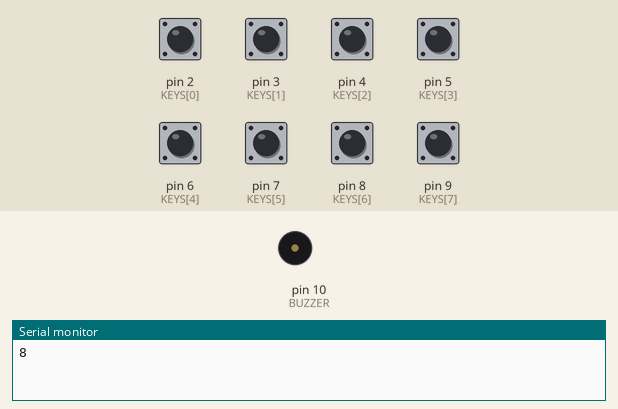
This sketch was run on a simulated Arduino Uno, built with avr-gcc and run on an emulated ATmega328P. Parts: buzzer (waves = sounding), the last lines printed to the serial monitor. The test bench sets the inputs (shaded band); at power-on: pin 2 (KEYS[0]), pin 3 (KEYS[1]), pin 4 (KEYS[2]), pin 5 (KEYS[3]), pin 6 (KEYS[4]), pin 7 (KEYS[5]), pin 8 (KEYS[6]), pin 9 (KEYS[7]) HIGH.

Above: at 1.2 s.
1.3 s: pin 2 (KEYS[0]) pulled LOW for 0.15 s
At 1.37 s:
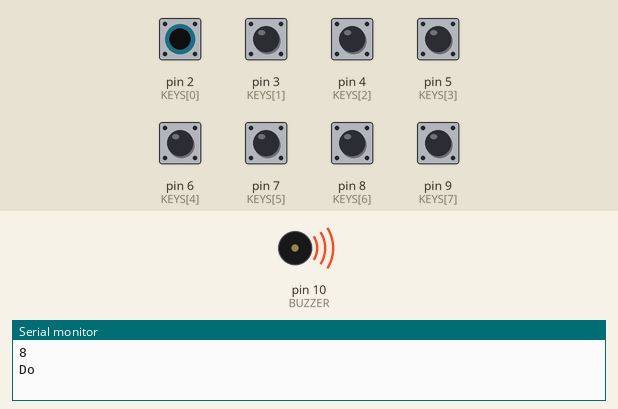
2.9 s: pin 3 (KEYS[1]) pulled LOW for 0.15 s
At 4.2 s:
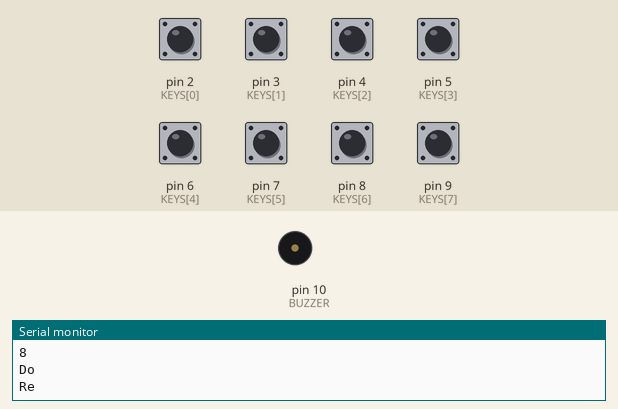
4.5 s: pin 4 (KEYS[2]) pulled LOW for 0.15 s
At 5.4 s:
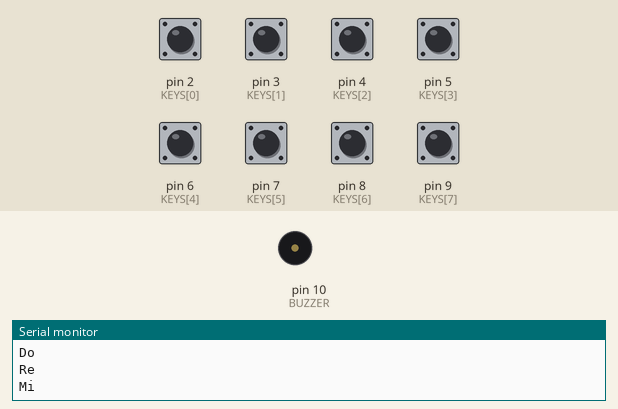
6.1 s: pin 5 (KEYS[3]) pulled LOW for 0.15 s
At 6.6 s:
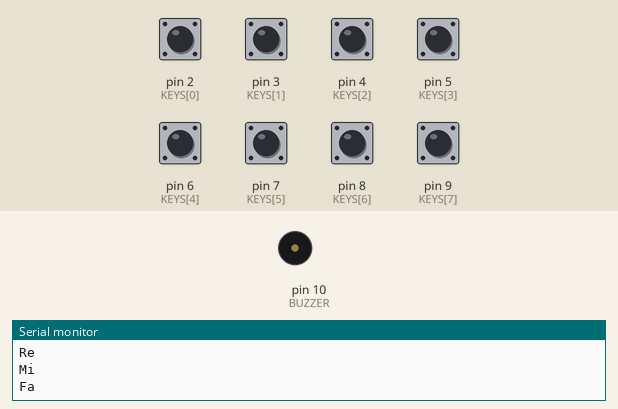
7.7 s: pin 6 (KEYS[4]) pulled LOW for 0.15 s
At 9.0 s:
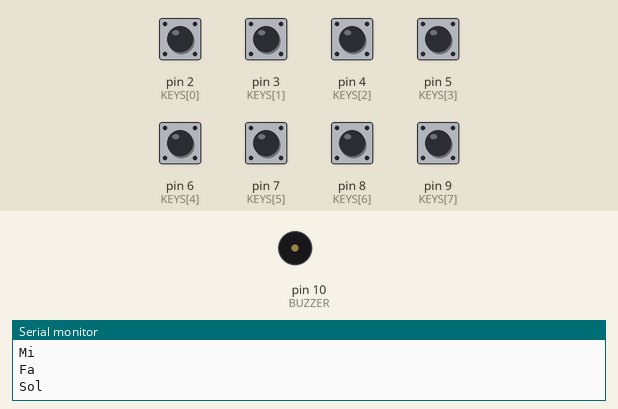
9.3 s: pin 7 (KEYS[5]) pulled LOW for 0.15 s
At 10.3 s:
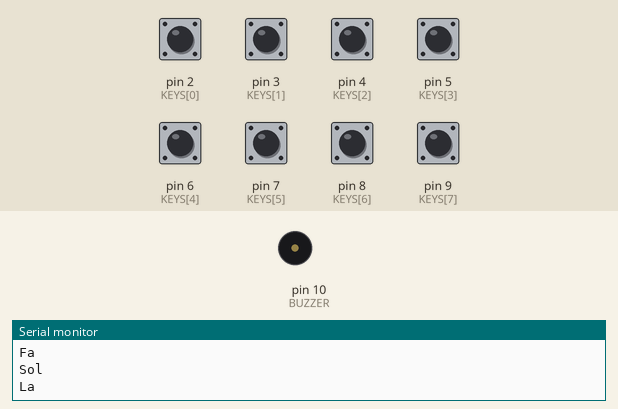
Timing chart, 0 to 11.9 s (numbered marks = the images above; inputs shaded):
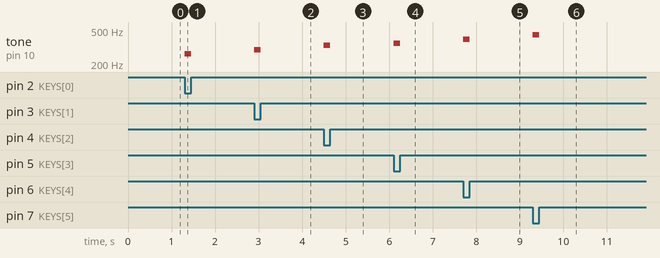

The sketch:

sketch.ino
```cpp
const int BUZZER = 10;
const int KEYS[] = {2, 3, 4, 5, 6, 7, 8, 9};
const int NOTES[] = {262, 294, 330, 349, 392, 440, 494, 523};  // C4 到 C5
const char* NAMES[] = {"Do", "Re", "Mi", "Fa", "Sol", "La", "Si", "Do"};

const int N = sizeof(KEYS) / sizeof(int);

int playing = -1;
int pressed = -1;


void setup() {
  // put your setup code here, to run once:
  Serial.begin(115200);
  Serial.println(N);
  for (int i = 0; i < N; i++)
  {
    pinMode(KEYS[i], INPUT_PULLUP);
  }
}

void loop() {
  // put your main code here, to run repeatedly:
  for (int i = 0; i < N; i++)
  {
    if (digitalRead(KEYS[i]) == LOW)
    {
      pressed = i;
    }
  }

  if (pressed != playing)
  {
    playing = pressed;
    if (playing >= 0)
    {
      tone(BUZZER, NOTES[playing]);
      Serial.println(NAMES[playing]);
    }
    else
    {
      noTone(BUZZER);
    }
  }

  pressed = -1;
}
```

Measured:
- after the input at 1.3 s, tone on pin 10 (BUZZER): silent → 262 Hz at once, → silent 0.15 s later
- after the input at 2.9 s, tone on pin 10 (BUZZER): silent → 294 Hz at once, → silent 0.15 s later
- after the input at 4.5 s, tone on pin 10 (BUZZER): silent → 330 Hz at once, → silent 0.15 s later
- after the input at 6.1 s, tone on pin 10 (BUZZER): silent → 349 Hz at once, → silent 0.15 s later
- after the input at 7.7 s, tone on pin 10 (BUZZER): silent → 392 Hz at once, → silent 0.15 s later
- after the input at 9.3 s, tone on pin 10 (BUZZER): silent → 440 Hz at once, → silent 0.15 s later
